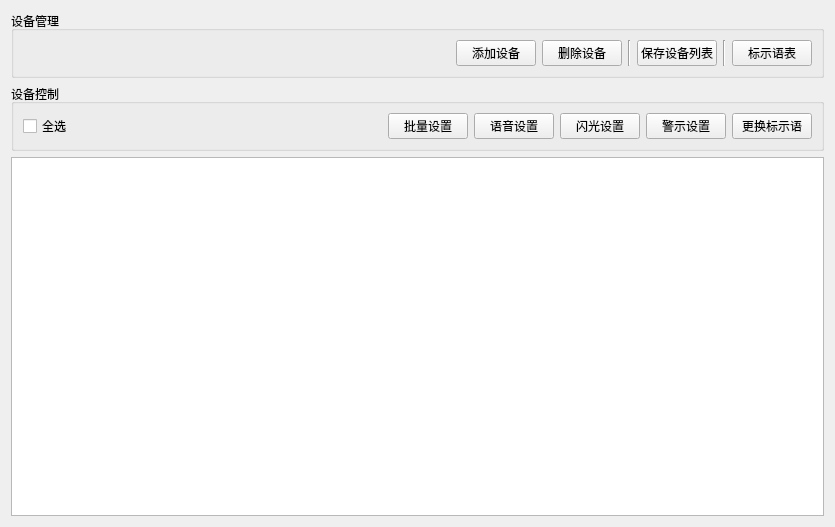
<?xml version="1.0" encoding="UTF-8"?>
<ui version="4.0">
 <class>QFormMain</class>
 <widget class="QWidget" name="QFormMain">
  <property name="geometry">
   <rect>
    <x>0</x>
    <y>0</y>
    <width>835</width>
    <height>527</height>
   </rect>
  </property>
  <property name="windowTitle">
   <string>主界面</string>
  </property>
  <layout class="QVBoxLayout" name="verticalLayout">
   <item>
    <widget class="QGroupBox" name="groupBox">
     <property name="contextMenuPolicy">
      <enum>Qt::DefaultContextMenu</enum>
     </property>
     <property name="title">
      <string>设备管理</string>
     </property>
     <property name="flat">
      <bool>false</bool>
     </property>
     <property name="checkable">
      <bool>false</bool>
     </property>
     <layout class="QHBoxLayout" name="horizontalLayout">
      <item>
       <spacer name="horizontalSpacer">
        <property name="orientation">
         <enum>Qt::Horizontal</enum>
        </property>
        <property name="sizeHint" stdset="0">
         <size>
          <width>273</width>
          <height>20</height>
         </size>
        </property>
       </spacer>
      </item>
      <item>
       <widget class="QPushButton" name="pushButton_AddDevice">
        <property name="text">
         <string>添加设备</string>
        </property>
       </widget>
      </item>
      <item>
       <widget class="QPushButton" name="pushButton_DelDevice">
        <property name="text">
         <string>删除设备</string>
        </property>
       </widget>
      </item>
      <item>
       <widget class="Line" name="line">
        <property name="orientation">
         <enum>Qt::Vertical</enum>
        </property>
       </widget>
      </item>
      <item>
       <widget class="QPushButton" name="pushButton_SaveTable">
        <property name="text">
         <string>保存设备列表</string>
        </property>
       </widget>
      </item>
      <item>
       <widget class="Line" name="line_2">
        <property name="orientation">
         <enum>Qt::Vertical</enum>
        </property>
       </widget>
      </item>
      <item>
       <widget class="QPushButton" name="pushButton_SignTable">
        <property name="text">
         <string>标示语表</string>
        </property>
       </widget>
      </item>
     </layout>
    </widget>
   </item>
   <item>
    <widget class="QGroupBox" name="groupBox_2">
     <property name="title">
      <string>设备控制</string>
     </property>
     <layout class="QHBoxLayout" name="horizontalLayout_2">
      <item>
       <widget class="QCheckBox" name="checkBox_All">
        <property name="text">
         <string>全选</string>
        </property>
       </widget>
      </item>
      <item>
       <spacer name="horizontalSpacer_2">
        <property name="orientation">
         <enum>Qt::Horizontal</enum>
        </property>
        <property name="sizeHint" stdset="0">
         <size>
          <width>132</width>
          <height>20</height>
         </size>
        </property>
       </spacer>
      </item>
      <item>
       <widget class="QPushButton" name="pushButton_BatchSet">
        <property name="text">
         <string>批量设置</string>
        </property>
       </widget>
      </item>
      <item>
       <widget class="QPushButton" name="pushButton_VoiceSet">
        <property name="text">
         <string>语音设置</string>
        </property>
       </widget>
      </item>
      <item>
       <widget class="QPushButton" name="pushButton_FlashSet">
        <property name="text">
         <string>闪光设置</string>
        </property>
       </widget>
      </item>
      <item>
       <widget class="QPushButton" name="pushButton_AlarmSet">
        <property name="text">
         <string>警示设置</string>
        </property>
       </widget>
      </item>
      <item>
       <widget class="QPushButton" name="pushButton_ChangeAlarm">
        <property name="text">
         <string>更换标示语</string>
        </property>
       </widget>
      </item>
     </layout>
    </widget>
   </item>
   <item>
    <widget class="QTableView" name="tableView">
     <property name="autoScroll">
      <bool>true</bool>
     </property>
     <property name="alternatingRowColors">
      <bool>false</bool>
     </property>
     <property name="selectionMode">
      <enum>QAbstractItemView::ExtendedSelection</enum>
     </property>
     <property name="selectionBehavior">
      <enum>QAbstractItemView::SelectRows</enum>
     </property>
     <property name="iconSize">
      <size>
       <width>24</width>
       <height>24</height>
      </size>
     </property>
     <property name="verticalScrollMode">
      <enum>QAbstractItemView::ScrollPerPixel</enum>
     </property>
     <property name="horizontalScrollMode">
      <enum>QAbstractItemView::ScrollPerPixel</enum>
     </property>
     <property name="sortingEnabled">
      <bool>true</bool>
     </property>
     <attribute name="horizontalHeaderCascadingSectionResizes">
      <bool>false</bool>
     </attribute>
     <attribute name="horizontalHeaderMinimumSectionSize">
      <number>25</number>
     </attribute>
     <attribute name="horizontalHeaderDefaultSectionSize">
      <number>100</number>
     </attribute>
     <attribute name="horizontalHeaderShowSortIndicator" stdset="0">
      <bool>true</bool>
     </attribute>
     <attribute name="verticalHeaderStretchLastSection">
      <bool>false</bool>
     </attribute>
    </widget>
   </item>
  </layout>
 </widget>
 <resources/>
 <connections/>
</ui>
